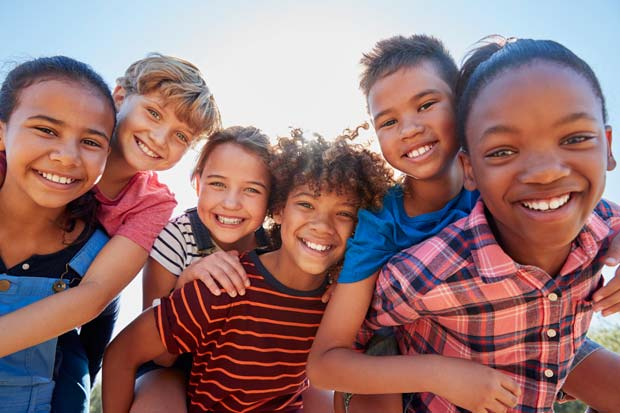
#> input picture z30_cv2_Object_Detection/children.jpg, 620 x 413 px
$ jupyter execute 'Face Detection using Haar Cascades.ipynb'
#> lines starting #> are read from the running program, lines starting #| are printed output that depends on the picture; after the words box and inside, x2 and y2 are one past the last pixel; in counts of white or black regions, pixels touching at a corner belong together
[cell 1]
import numpy as np
import cv2 as cv
import matplotlib.pyplot as plt

face_cascade = cv.CascadeClassifier('haarcascade_frontalface_default.xml')
eye_cascade = cv.CascadeClassifier('haarcascade_eye.xml')

[cell 2]
img = cv.imread('children.jpg')
#> img is the input picture: shape (413, 620, 3); mean B, G, R 114.4, 114.3, 149.9
gray = cv.cvtColor(img, cv.COLOR_BGR2GRAY)
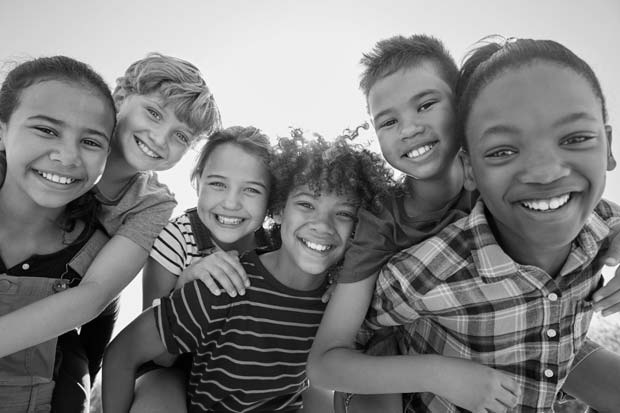
#> gray: shape (413, 620); min 0, max 255, mean 125

[cell 3]
faces = face_cascade.detectMultiScale(gray, 1.3, 5)
#> faces = [[193, 157, 81, 81], [279, 178, 89, 89], [8, 91, 116, 116]]
for (x,y,w,h) in faces:
    cv.rectangle(img,(x,y),(x+w,y+h),(255,0,0),2)
    roi_gray = gray[y:y+h, x:x+w]
    roi_color = img[y:y+h, x:x+w]
    eyes = eye_cascade.detectMultiScale(roi_gray)
    for (ex,ey,ew,eh) in eyes:
        cv.rectangle(roi_color,(ex,ey),(ex+ew,ey+eh),(0,255,0),2)
#> this loop made 3 passes
#> (x, y, w, h, eyes) on passes 1 to 3: (193, 157, 81, 81, [[14, 17, 24, 24], [47, 23, 21, 21]]), (279, 178, 89, 89, [[14, 17, 22, 22]]), (8, 91, 116, 116, [[27, 28, 27, 27], [68, 40, 24, 24], [14, 70, 24, 24]])
#> pass 1, `roi_gray = gray[y:y+h, x:x+w]`:
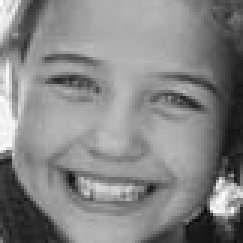
#> roi_gray: shape (81, 81) (shown 3 times larger); min 6, max 255, mean 133.6
#> pass 1, `roi_color = img[y:y+h, x:x+w]`:
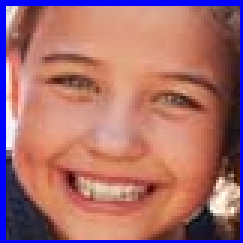
#> roi_color: shape (81, 81, 3) (shown 3 times larger); mean B, G, R 110.2, 109.4, 167.2
#> pass 2, `roi_gray = gray[y:y+h, x:x+w]`:
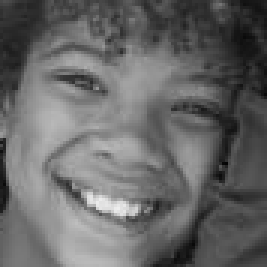
#> roi_gray: shape (89, 89) (shown 3 times larger); min 5, max 238, mean 102.9
#> pass 2, `roi_color = img[y:y+h, x:x+w]`:
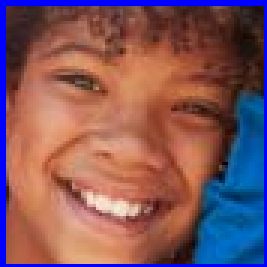
#> roi_color: shape (89, 89, 3) (shown 3 times larger); mean B, G, R 93.6, 87, 129
#> after the loop:
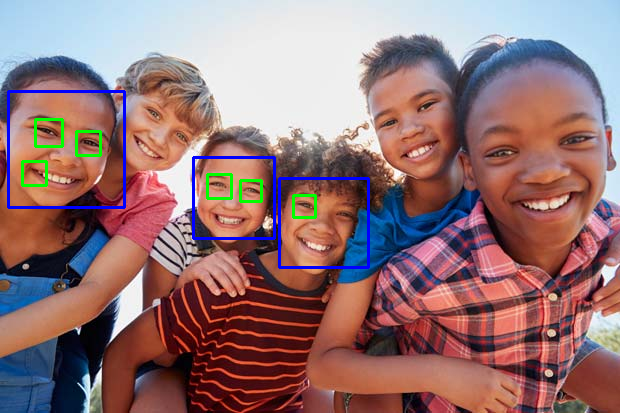
#> img: shape (413, 620, 3); 1.99% of pixels changed, all inside (x1, y1, x2, y2) = (7, 90, 370, 269)
#> after the loop:
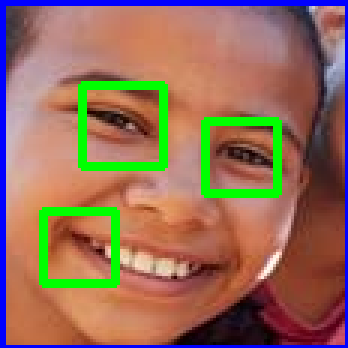
#> roi_color: shape (116, 116, 3) (shown 3 times larger); mean B, G, R 90.5, 109.7, 147.4
#> after the loop:
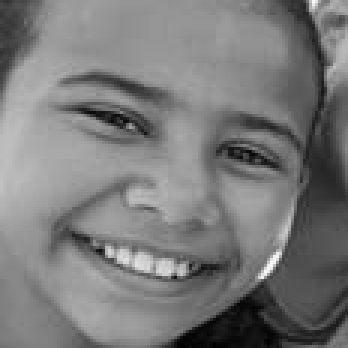
#> roi_gray: shape (116, 116) (shown 3 times larger); min 0, max 249, mean 121.9

img = cv.cvtColor(img, cv.COLOR_BGR2RGB)
plt.figure(figsize = (12, 10))
plt.imshow(img)
